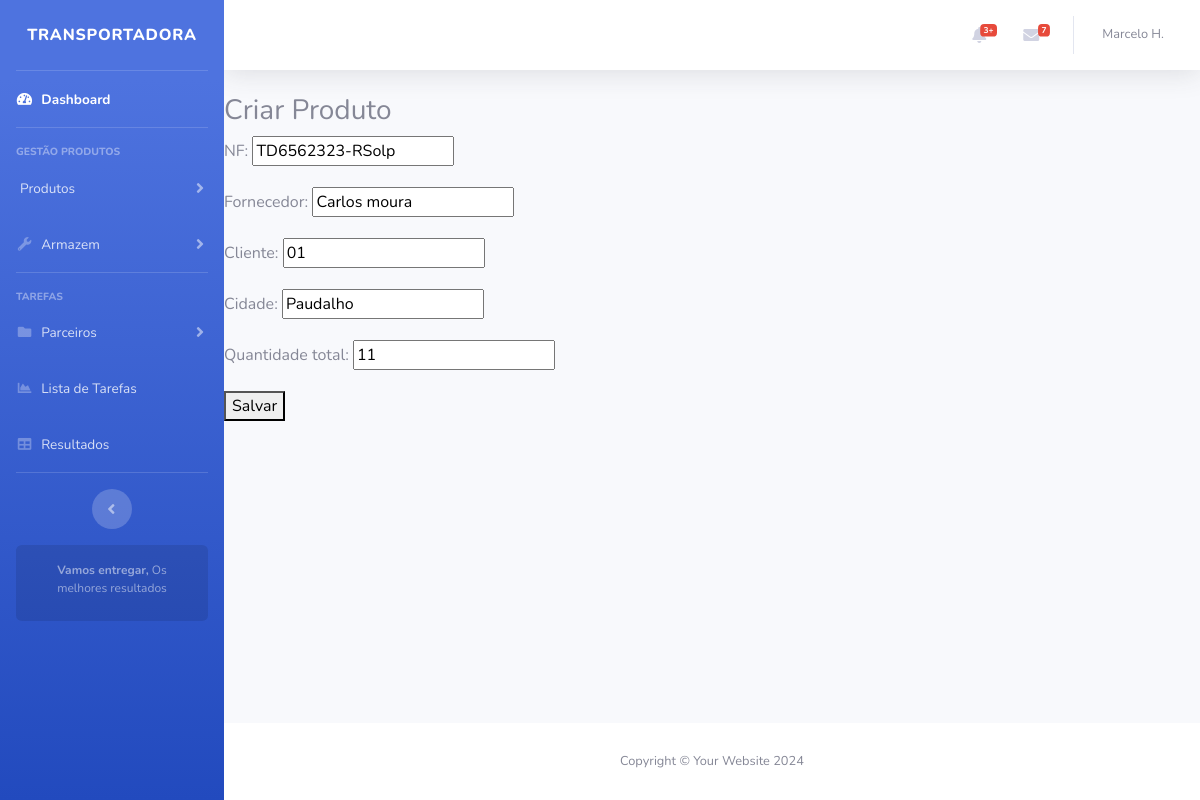
/editarproduto/4, run on the app's committed database.
### armazenamento/models.py (models this page shows, shortened)
class Produto(models.Model):
    NF = models.CharField(max_length=100)
    fornecedor = models.CharField(max_length=50, unique=True)
    cidade = models.CharField(max_length=50, unique=False)
    cliente = models.CharField(max_length=50, blank=True, null=True)
    quantidade_total = models.PositiveIntegerField(default=0)
    data_criacao = models.DateTimeField(auto_now_add=True)

### armazenamento/views.py (the view)
# urls.py: path('editarproduto/<int:produto_id>', editar_produto, name='editarproduto'),
def editar_produto(request, produto_id):
    produto = get_object_or_404(Produto, id=produto_id)
    if request.method == 'POST':
        form = ProdutoForms(request.POST, instance=produto)
        if form.is_valid():
            form.save()
            return redirect('listarprodutos')
    else:
        form = ProdutoForms(instance=produto)
    return render(request, 'editar_produto.html', {'form':form})

### armazenamento/forms.py
class ProdutoForms(forms.ModelForm):
    class Meta:
        model = Produto
        fields = ['NF', 'fornecedor', 'cliente','cidade', 'quantidade_total']

### armazenamento/templates/editar_produto.html (shortened to what this page needs)
{% extends 'base.html' %}
{% block material %}
    <h3>Criar Produto</h3>
    <form method="POST">
        {{ form.as_p }}
        <button type="submit">Salvar</button>
    </form>
{% endblock %}

### data on the page
Produto: NF "TD6562323-RSolp", fornecedor "Carlos moura", cliente "01", cidade "Paudalho", quantidade_total "11"
